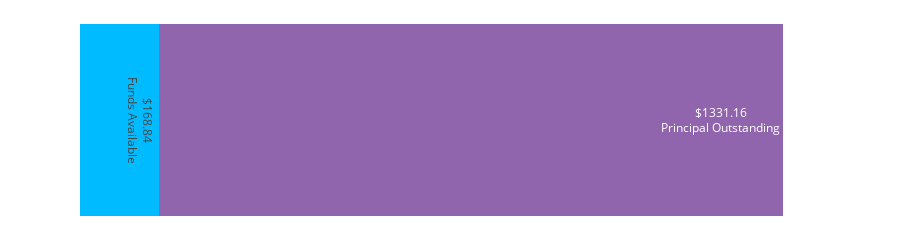

The notebook cell saved with this chart:
### Code cell
def funds_bar_chart(DF, fundsInvested):
    '''
    Create a horizontal bar chart based on funds invested and analyzedDF.
    '''
    # Compute categories
    principalOutStanding, badDebtFunds = (DF.filter(F.col('completed') == False)
                                          .groupBy()
                                          .agg(F.round(F.sum('principalOutstanding'), 2).alias('principalOutstanding'), 
                                               F.sum('badDebtFundsReceived').alias('badDebtFunds'))
                                          .first())
    fundsAvailable = fundsInvested - principalOutStanding - badDebtFunds
    
    # Create dictionary
    funds = {
        'Principal Outstanding': (principalOutStanding, '#9165AE'),
        'Bad Debt Fund': (badDebtFunds, '#FF8000'),
        'Funds Available': (fundsAvailable, '#00BBFF')
    }
    
    # Create traces
    traces = []
    
    for fundName in ['Funds Available', 'Bad Debt Fund', 'Principal Outstanding']:
        fund, colour = funds[fundName]
        
        traces.append(go.Bar(
            x = [fund],
            marker = {'color': colour},
            hoverinfo = 'text',
            text = ['' if fund == 0 else '${:.2f}<br>{}'.format(fund, fundName)]
        ))
        
    data = go.Data(traces)
    
    layout = go.Layout(
        height = 50,
        xaxis = {
            'showline': False,
            'showgrid': False,
            'showticklabels': False,
            'zeroline': False
        },
        yaxis = {
            'showline': False,
            'showgrid': False,
            'showticklabels': False,
        },
        barmode = 'stack',
        showlegend = False,
        margin = {
            't': 0,
            'b': 0
        }
    )
    
    figure = go.Figure(data=data, layout=layout)
    
    pyo.iplot(figure)


funds_bar_chart(analyzedNotesDF, 1500)

### Figure 1 — Plotly figure (JSON) as saved in the notebook; plotly's stock layout.template omitted (floating-point values rounded to 4 significant figures)
{"data": [{"hoverinfo": "text", "marker": {"color": "#00BBFF"}, "text": ["$168.84<br>Funds Available"], "type": "bar", "x": [168.8]}, {"hoverinfo": "text", "marker": {"color": "#FF8000"}, "text": [""], "type": "bar", "x": [0]}, {"hoverinfo": "text", "marker": {"color": "#9165AE"}, "text": ["$1331.16<br>Principal Outstanding"], "type": "bar", "x": [1331.0]}], "layout": {"barmode": "stack", "height": 50, "margin": {"b": 0, "t": 0}, "showlegend": false, "xaxis": {"showgrid": false, "showline": false, "showticklabels": false, "zeroline": false}, "yaxis": {"showgrid": false, "showline": false, "showticklabels": false}}}
